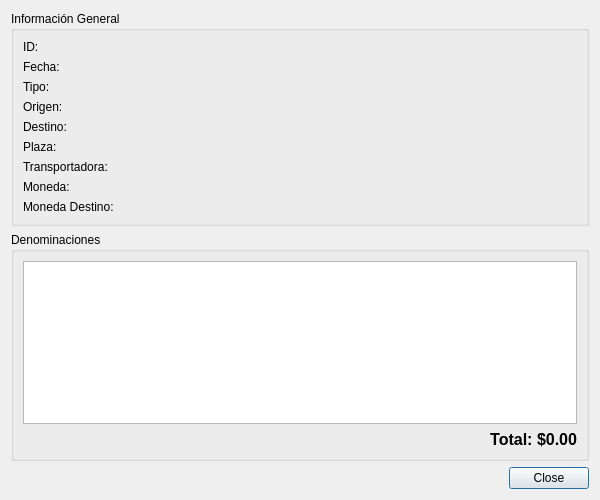
<?xml version="1.0" encoding="UTF-8"?>
<ui version="4.0">
 <class>DetallesOperacion</class>
 <widget class="QDialog" name="DetallesOperacion">
  <property name="geometry">
   <rect>
    <x>0</x>
    <y>0</y>
    <width>600</width>
    <height>500</height>
   </rect>
  </property>
  <property name="windowTitle">
   <string>Detalles de Operación</string>
  </property>
  <layout class="QVBoxLayout" name="verticalLayout">
   <item>
    <widget class="QGroupBox" name="groupBox">
     <property name="title">
      <string>Información General</string>
     </property>
     <layout class="QFormLayout" name="formLayout">
      <item row="0" column="0">
       <widget class="QLabel" name="labelIdLabel">
        <property name="text">
         <string>ID:</string>
        </property>
       </widget>
      </item>
      <item row="0" column="1">
       <widget class="QLabel" name="labelId"/>
      </item>
      <item row="1" column="0">
       <widget class="QLabel" name="labelFechaLabel">
        <property name="text">
         <string>Fecha:</string>
        </property>
       </widget>
      </item>
      <item row="1" column="1">
       <widget class="QLabel" name="labelFecha"/>
      </item>
      <item row="2" column="0">
       <widget class="QLabel" name="labelTipoLabel">
        <property name="text">
         <string>Tipo:</string>
        </property>
       </widget>
      </item>
      <item row="2" column="1">
       <widget class="QLabel" name="labelTipo"/>
      </item>
      <item row="3" column="0">
       <widget class="QLabel" name="labelOrigenLabel">
        <property name="text">
         <string>Origen:</string>
        </property>
       </widget>
      </item>
      <item row="3" column="1">
       <widget class="QLabel" name="labelOrigen"/>
      </item>
      <item row="4" column="0">
       <widget class="QLabel" name="labelDestinoLabel">
        <property name="text">
         <string>Destino:</string>
        </property>
       </widget>
      </item>
      <item row="4" column="1">
       <widget class="QLabel" name="labelDestino"/>
      </item>
      <item row="5" column="0">
       <widget class="QLabel" name="labelPlazaLabel">
        <property name="text">
         <string>Plaza:</string>
        </property>
       </widget>
      </item>
      <item row="5" column="1">
       <widget class="QLabel" name="labelPlaza"/>
      </item>
      <item row="6" column="0">
       <widget class="QLabel" name="labelTransportadoraLabel">
        <property name="text">
         <string>Transportadora:</string>
        </property>
       </widget>
      </item>
      <item row="6" column="1">
       <widget class="QLabel" name="labelTransportadora"/>
      </item>
      <item row="7" column="0">
       <widget class="QLabel" name="labelMonedaLabel">
        <property name="text">
         <string>Moneda:</string>
        </property>
       </widget>
      </item>
      <item row="7" column="1">
       <widget class="QLabel" name="labelMoneda"/>
      </item>
      <item row="8" column="0">
       <widget class="QLabel" name="labelMonedaDestinoLabel">
        <property name="text">
         <string>Moneda Destino:</string>
        </property>
       </widget>
      </item>
      <item row="8" column="1">
       <widget class="QLabel" name="labelMonedaDestino"/>
      </item>
     </layout>
    </widget>
   </item>
   <item>
    <widget class="QGroupBox" name="groupBox_2">
     <property name="title">
      <string>Denominaciones</string>
     </property>
     <layout class="QVBoxLayout" name="verticalLayout_2">
      <item>
       <widget class="QTableWidget" name="tableDenominaciones"/>
      </item>
      <item>
       <widget class="QLabel" name="labelTotal">
        <property name="text">
         <string>Total: $0.00</string>
        </property>
        <property name="alignment">
         <set>Qt::AlignRight</set>
        </property>
        <property name="font">
         <font>
          <weight>75</weight>
          <bold>true</bold>
          <pointsize>12</pointsize>
         </font>
        </property>
       </widget>
      </item>
     </layout>
    </widget>
   </item>
   <item>
    <widget class="QDialogButtonBox" name="buttonBox">
     <property name="orientation">
      <enum>Qt::Horizontal</enum>
     </property>
     <property name="standardButtons">
      <set>QDialogButtonBox::Close</set>
     </property>
    </widget>
   </item>
  </layout>
 </widget>
 <resources/>
 <connections>
  <connection>
   <sender>buttonBox</sender>
   <signal>accepted()</signal>
   <receiver>DetallesOperacion</receiver>
   <slot>accept()</slot>
   <hints>
    <hint type="sourcelabel">
     <x>248</x>
     <y>254</y>
    </hint>
    <hint type="destinationlabel">
     <x>157</x>
     <y>274</y>
    </hint>
   </hints>
  </connection>
  <connection>
   <sender>buttonBox</sender>
   <signal>rejected()</signal>
   <receiver>DetallesOperacion</receiver>
   <slot>reject()</slot>
   <hints>
    <hint type="sourcelabel">
     <x>316</x>
     <y>260</y>
    </hint>
    <hint type="destinationlabel">
     <x>286</x>
     <y>274</y>
    </hint>
   </hints>
  </connection>
 </connections>
</ui>
